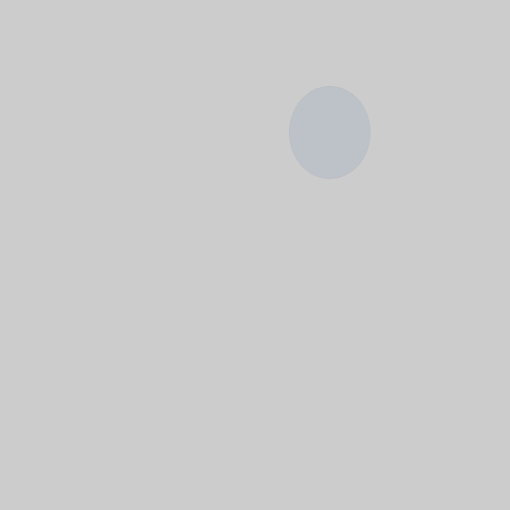
Frame 1 (no input)
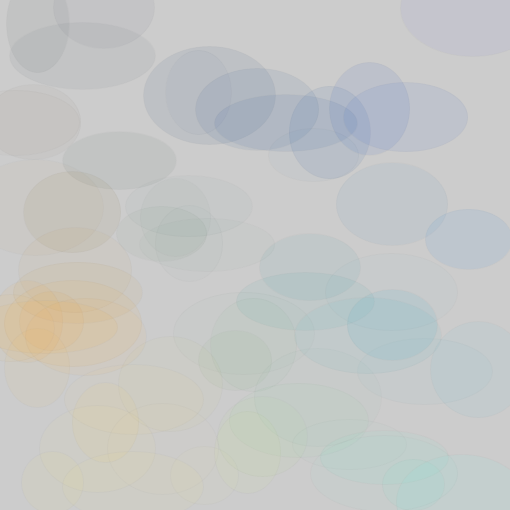
Frame 60 (the mouse pressed at the canvas centre just before this capture)
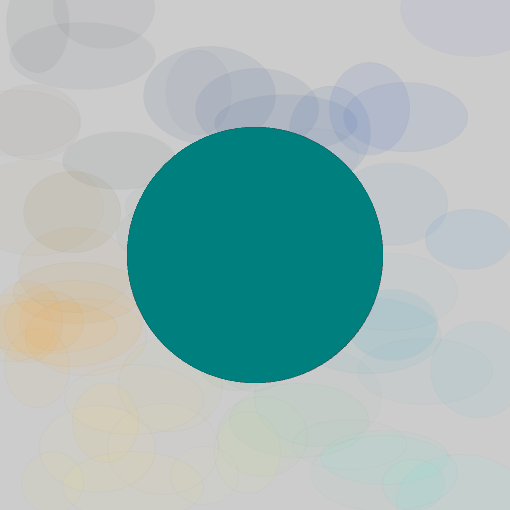
Frame 120 (the mouse held since frame 60 and released just before this capture)

The Processing sketch that drew these frames (run headless with seeded random() and noise(); from frame 60 on, the mouse is pressed at the canvas centre):

// Processing sketch: Sunset_Random_210401a
// ── Sunset_Random_210401a.pde
//size(555, 555);
//noStroke();
//fill(#02B7AC);
//ellipse(200, 200, 80, 80);
void setup(){
  size(510, 510);
  stroke(0, 0, 0, 5);
}

void draw(){
  if(mousePressed){
    fill(mouseY-mouseX, mouseY/2, mouseX/2, random(80, 250));
    ellipse(mouseX, mouseY, mouseY, mouseX);
  }
  else{
    float x = random(0, 510);
    float y = random(0, 510);
    fill(y-x, y/2, x/2, random(5, 20));
    ellipse(x, y, random(60, 150), random(50, 100));
  }
}
